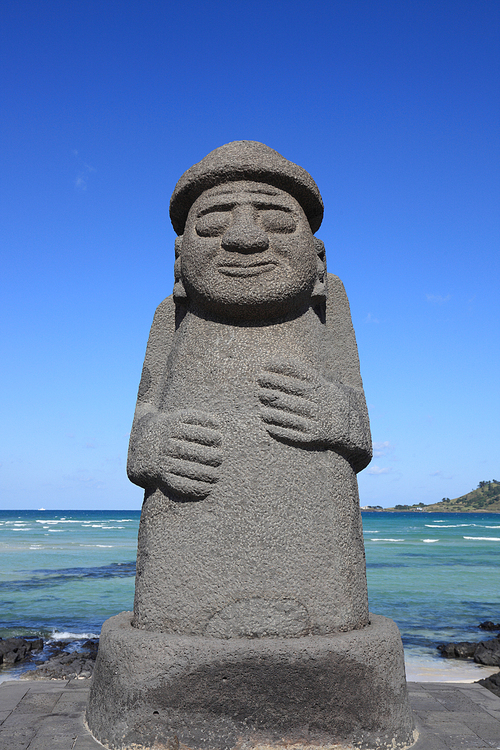
#> input picture stone.jpg, 500 x 750 px
$ jupyter execute 'Untitled (1).ipynb'   (shell and % lines are left out)   (older library calls are emulated)
#> lines starting #> are read from the running program, lines starting #| are printed output that depends on the picture; after the words box and inside, x2 and y2 are one past the last pixel; in counts of white or black regions, pixels touching at a corner belong together
[cell 1]
import numpy as np
import cv2
import matplotlib.pyplot as plt


img = cv2.imread('stone.jpg',cv2.IMREAD_GRAYSCALE)
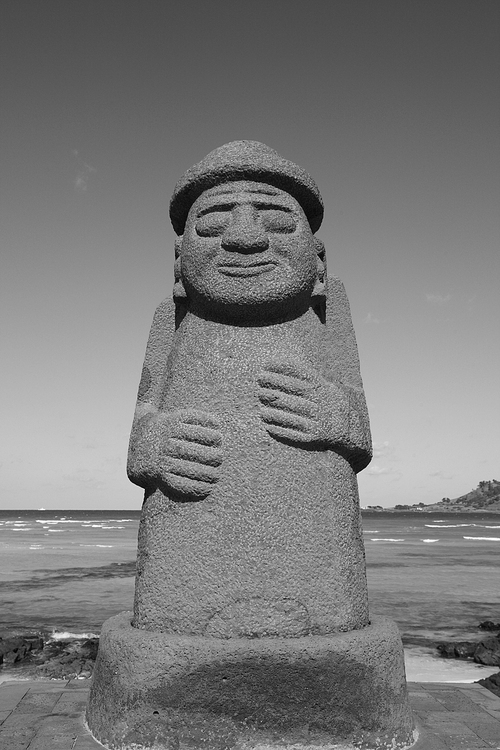
#> img: shape (750, 500); min 0, max 255, mean 122.3
canny = cv2.Canny(img, 30, 70)
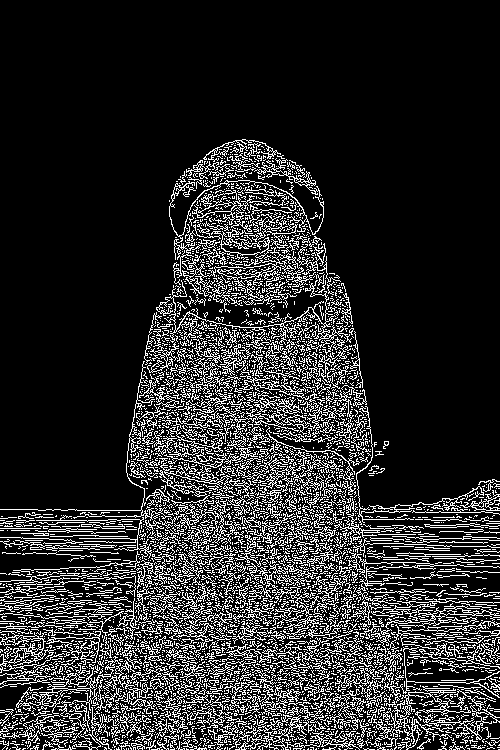
#> canny: shape (750, 500); 17.1% white in thin lines or dots, all inside (x1, y1, x2, y2) = (0, 139, 500, 750)
sobelx = cv2.Sobel(img, cv2.CV_64F, 1, 0, ksize=3)
sobely = cv2.Sobel(img, cv2.CV_64F, 0, 1, ksize=3)
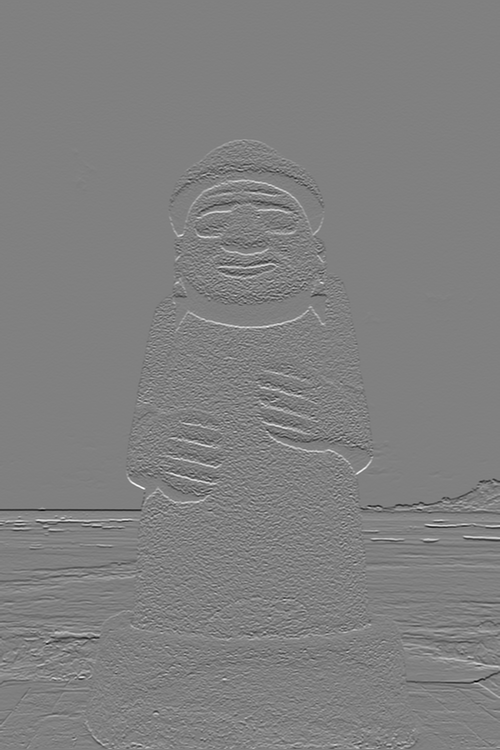
#> sobely: shape (750, 500) float64; min -849, max 839, mean 0.6; drawn with min black and max white
laplacian = cv2.Laplacian(img, cv2.CV_8U)
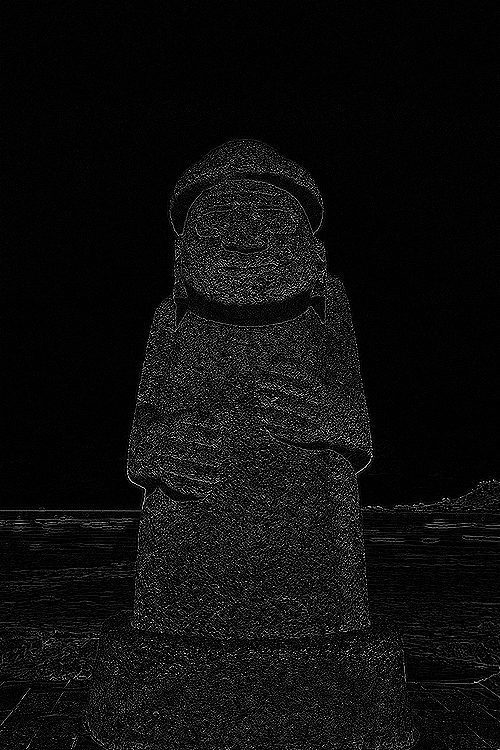
#> laplacian: shape (750, 500); min 0, max 255, mean 13.5

images = [canny, sobelx, sobely, laplacian]
titles = ['canny', 'sobelx', 'sobely', 'laplacian']

for i in range(4):
    plt.subplot(2, 2, i+1), plt.imshow(images[i]), plt.title(titles[i])
    plt.xticks([]), plt.yticks([])
plt.show()

[cell 2]
import cv2
from matplotlib import pyplot as plt
def pause():
    # pause
    keycode = cv2.waitKey(0)
    # ESC key to close imshow
    if keycode == 27:
        cv2.destroyAllWindows()


img_bgr = cv2.imread('stone.jpg')
#> img_bgr is the input picture: shape (750, 500, 3); mean B, G, R 171.4, 125.6, 97.2
pause()
#> (key Esc is pressed here)

img_bitwise_not_bgr = cv2.bitwise_not(img_bgr)
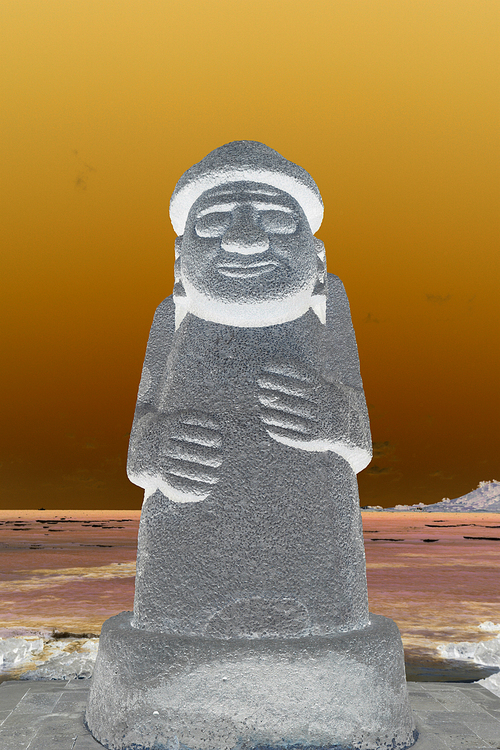
#> img_bitwise_not_bgr: shape (750, 500, 3); mean B, G, R 83.6, 129.4, 157.8
pause()
#> (key Enter is pressed here)

img_bitwise_not_bgr2gray = cv2.cvtColor(img_bitwise_not_bgr, cv2.COLOR_BGR2GRAY)
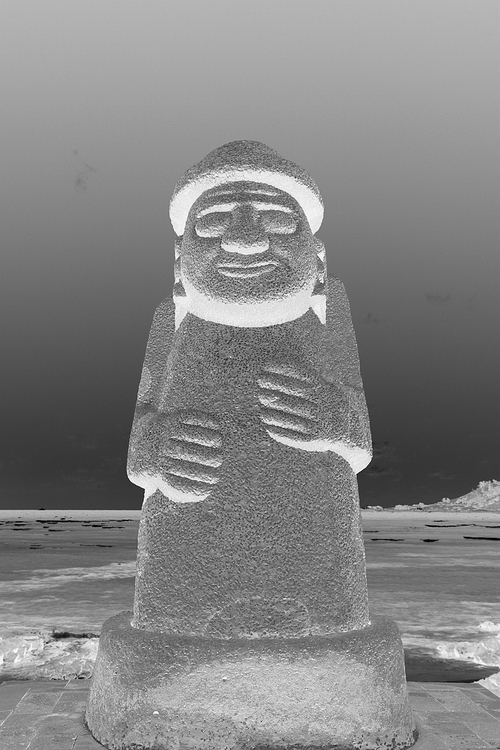
#> img_bitwise_not_bgr2gray: shape (750, 500); min 0, max 255, mean 132.7
pause()

ret, img_binary = cv2.threshold(img_bitwise_not_bgr2gray, 150,255,cv2.THRESH_BINARY)
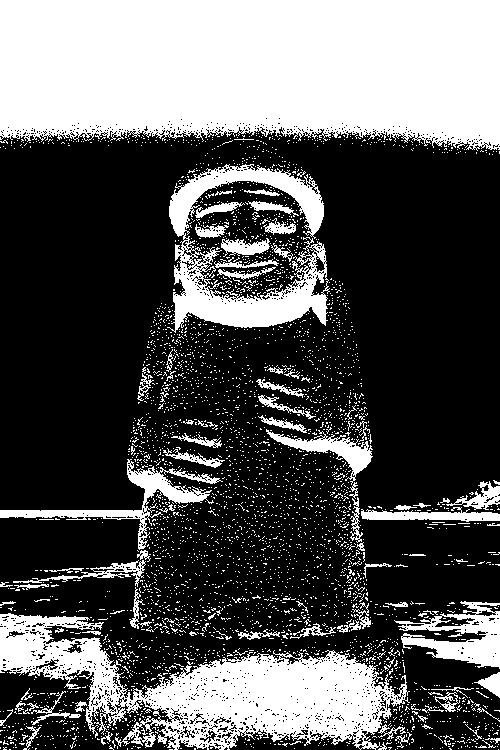
#> img_binary: shape (750, 500); 34.3% white; 3864 white regions (3766 under 20 px)
pause()

contours, hierarchy = cv2.findContours(img_binary, cv2.RETR_EXTERNAL, cv2.CHAIN_APPROX_NONE)
#> contours = 3851 contours, 3802 with area under 20; largest, box (x1, y1, x2, y2) and area: (0, 0, 500, 151) 67804, (0, 613, 410, 750) 25042, (167, 164, 330, 333) 10268, (394, 601, 500, 669) 3246, (0, 459, 223, 550) 2704
img_contour = cv2.drawContours(img_bgr, contours, -1, (0, 255, 0), 2)
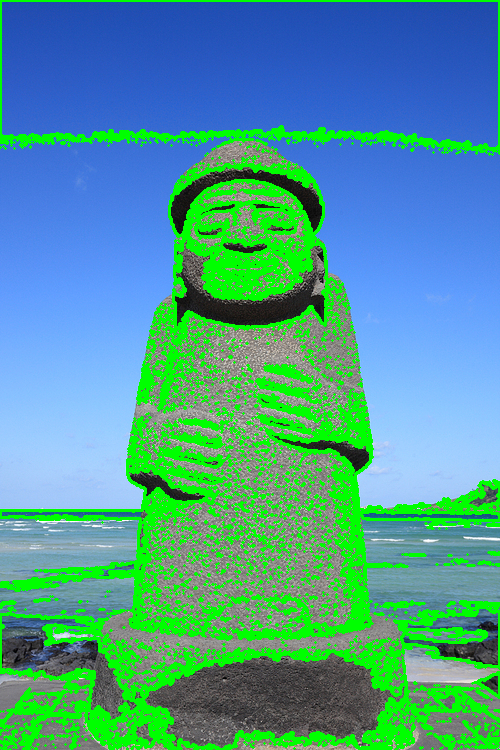
#> img_contour: shape (750, 500, 3); mean B, G, R 147, 154.7, 76.2
cv2.imshow("img_contour", img_contour)
pause()

[cell 3]
import cv2 as cv2
import matplotlib as mpl
import matplotlib.pyplot as plt
gray_img = cv2.imread('stone.jpg', cv2.IMREAD_GRAYSCALE)
threshold1 = 1000
threshold2 = 10

edge_img = cv2.Canny(gray_img, threshold1, threshold2)
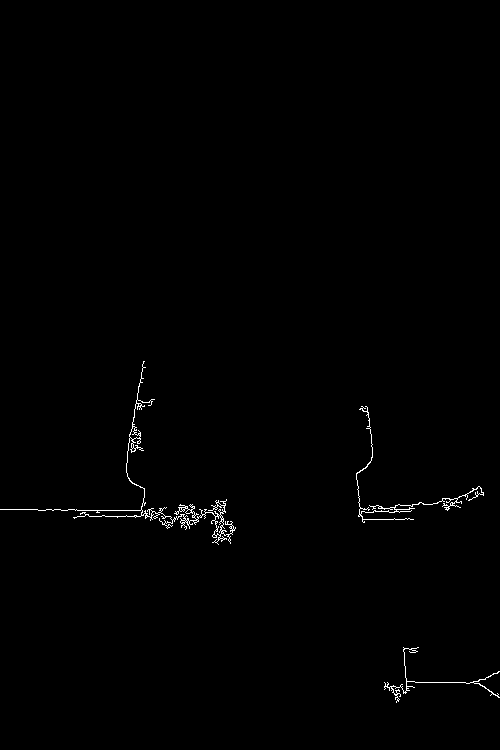
#> edge_img: shape (750, 500); 0.57% white in thin lines or dots, all inside (x1, y1, x2, y2) = (0, 361, 500, 703)
cv2.imwrite('stone.jpg', edge_img)
#> Out = True

[cell 4]
import cv2
import numpy as np
file_name= 'stone.jpg'
img = cv2.imread(file_name)
#> img: shape (750, 500, 3); min 0, max 255, mean 1.5

# 프리윗 커널 생성
gx_k = np.array([[-1,0,1], [-1,0,1],[-1,0,1]])
gy_k = np.array([[-1,-1,-1],[0,0,0], [1,1,1]])

# 프리윗 커널 필터 적용
edge_gx = cv2.filter2D(img, -1, gx_k)
edge_gy = cv2.filter2D(img, -1, gy_k)

# 결과 출력
merged = np.hstack((img, edge_gx, edge_gy, edge_gx+edge_gy))
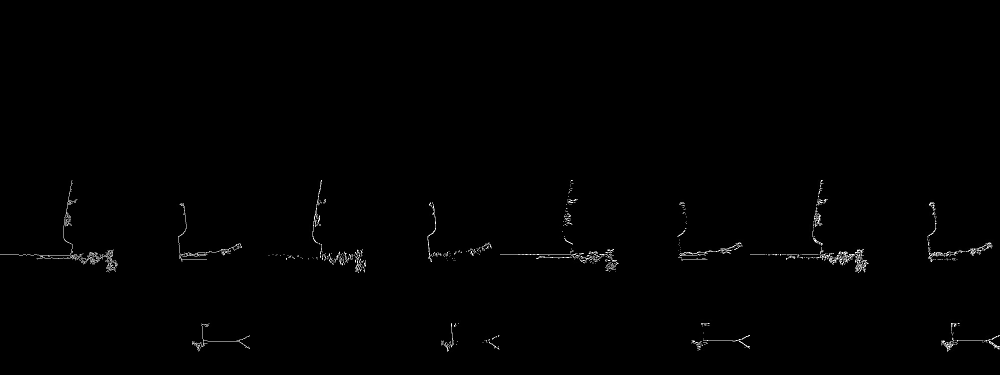
#> merged: shape (750, 2000, 3) (shown at 1/2 size); min 0, max 255, mean 1.5
cv2.imshow('prewitt', merged)
cv2.waitKey(0)
cv2.destroyAllWindows()

$ run again, with nam1.jpg copied over stone.jpg
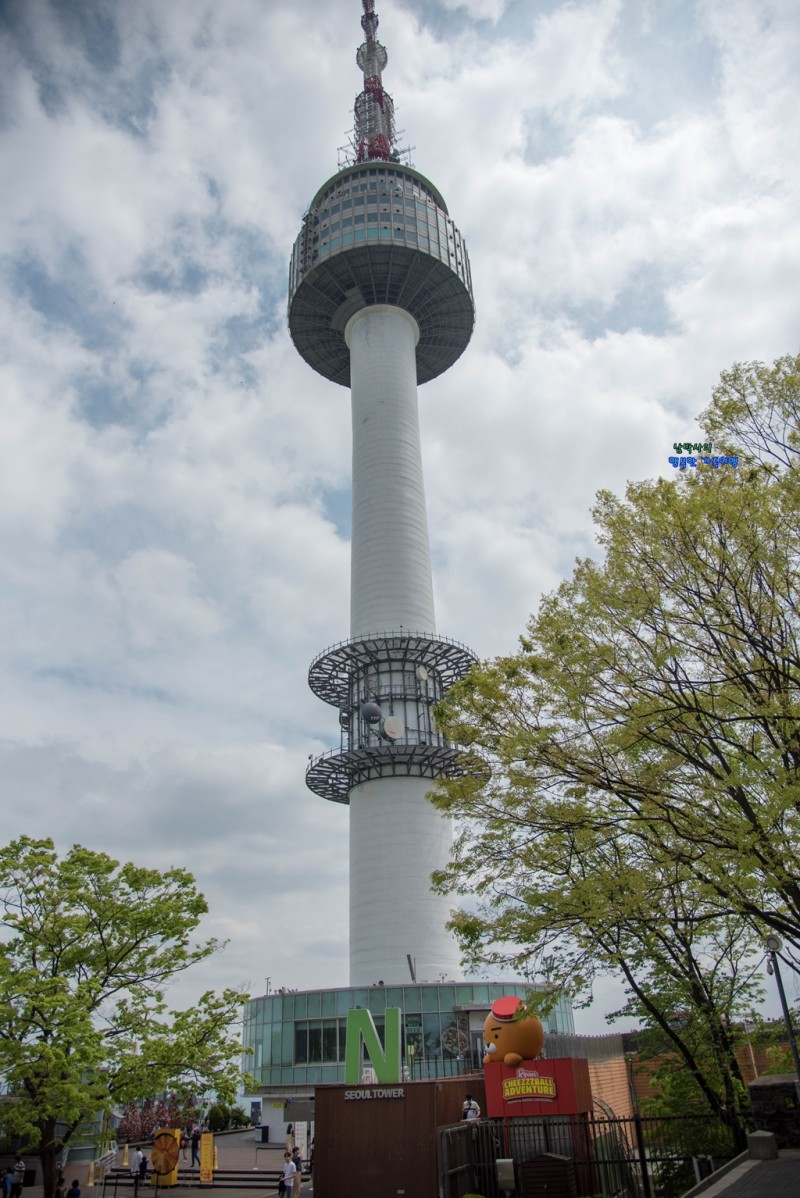
#> input picture nam1.jpg, 800 x 1198 px
#> `canny = cv2.Canny(img, 30, 70)`:
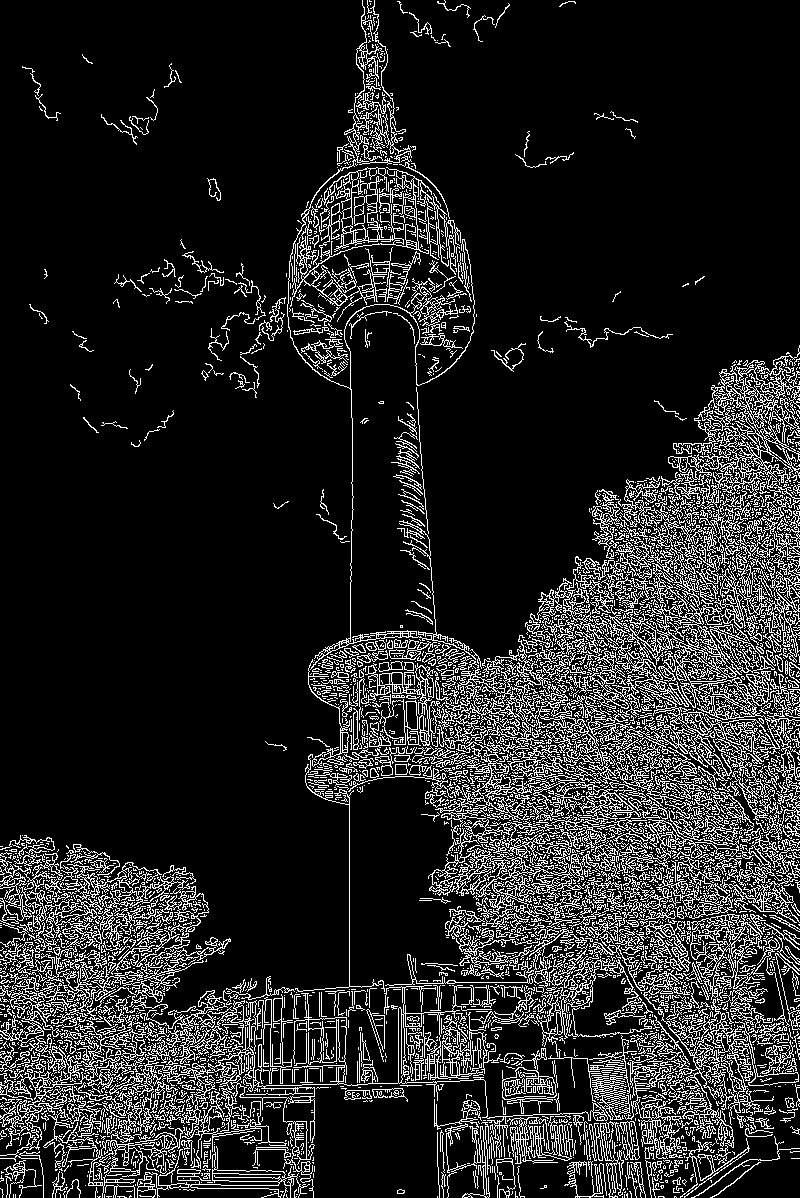
#> canny: shape (1198, 800); 14.4% white in thin lines or dots
#> img_bgr is the input picture: shape (1198, 800, 3); mean B, G, R 149.8, 151, 146.2
#> img_binary: shape (1198, 800); 28.3% white; 1623 white regions (1510 under 20 px)
#> contours = 1242 contours, 1175 with area under 20; largest, box (x1, y1, x2, y2) and area: (0, 489, 800, 1198) 280098, (288, 0, 474, 388) 29872, (104, 999, 193, 1043) 954, (55, 854, 116, 892) 897, (0, 0, 26, 37) 730
#> `img_contour = cv2.drawContours(img_bgr, contours, -1, (0, 255, 0), 2)`:
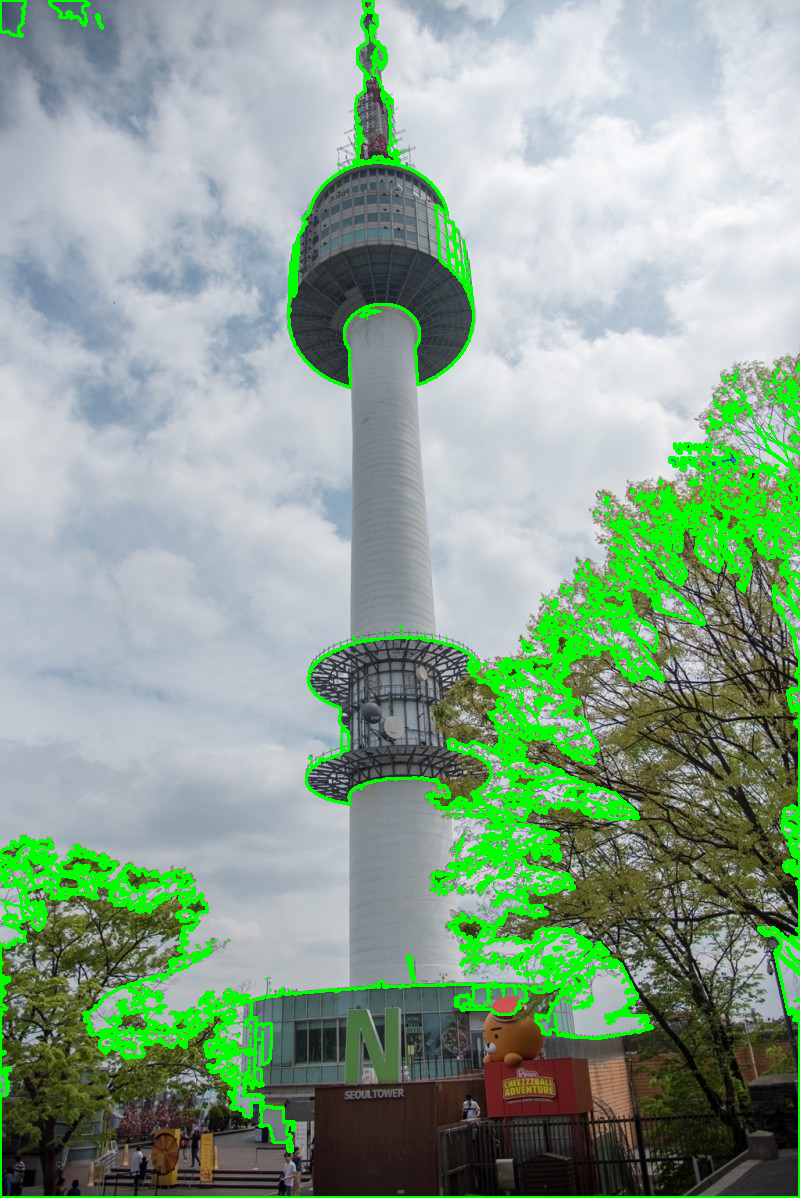
#> img_contour: shape (1198, 800, 3); mean B, G, R 142.8, 162.5, 138
#> edge_img: shape (1198, 800); every value is 0
#> Out = True
#> merged: shape (1198, 3200, 3); every value is 0
